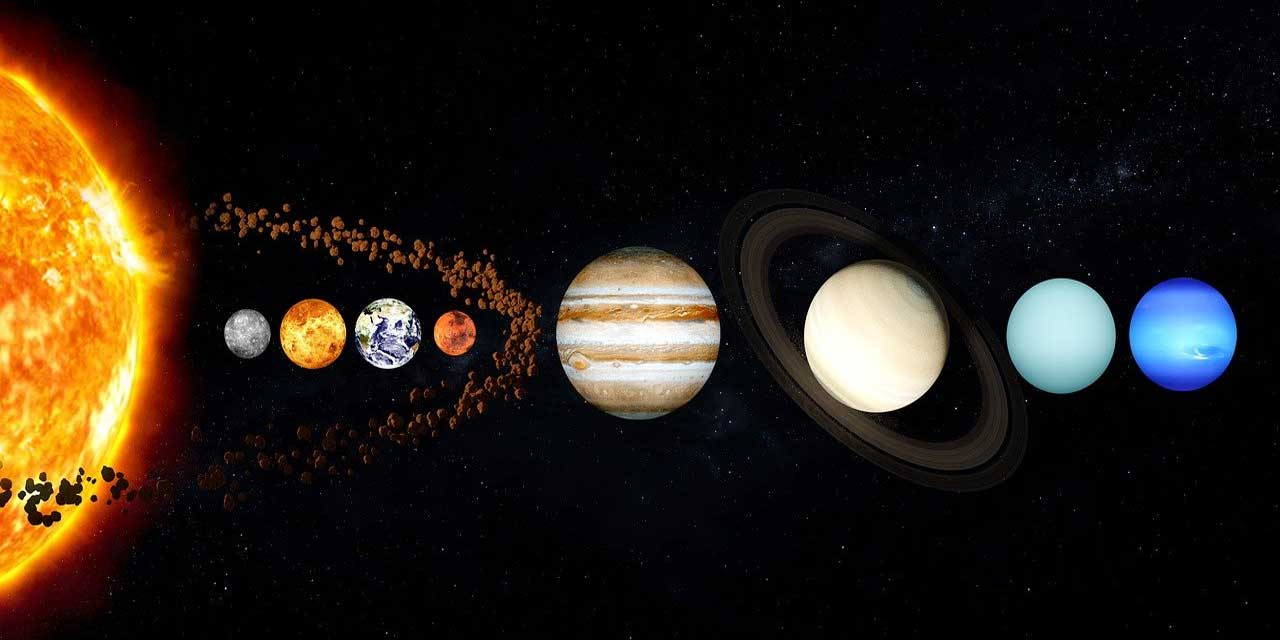
#> input picture taking_section/solar_sys.jpg, 1280 x 640 px
$ python taking_section.py
#> lines starting #> are read from the running program, lines starting #| are printed output that depends on the picture
import cv2
import numpy as np

image = cv2.imread("solar_sys.jpg")
#> image is the input picture: shape (640, 1280, 3); mean B, G, R 22.2, 31.6, 41

#print("size: {}".format(image.shape))  #640,1280

section = image[305:365,425:485] #there is Mars photo in this section
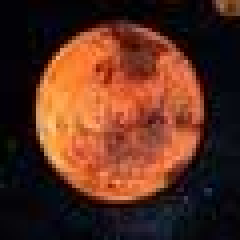
#> section: shape (60, 60, 3) (shown 4 times larger); mean B, G, R 31.9, 46.9, 89.4
#there is a link between below and above code. *image[295:355,420:480,2] = 120
section[ :, :, 2] = 120 #until 255 # to make red, if 0 is written in relevant place, so it will be blue.
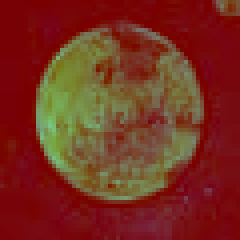
#> section: shape (60, 60, 3) (shown 4 times larger); mean B, G, R 31.9, 46.9, 120
# it will be used more than one, so these will be a combination of color
cv2.imshow("Solay System", image)
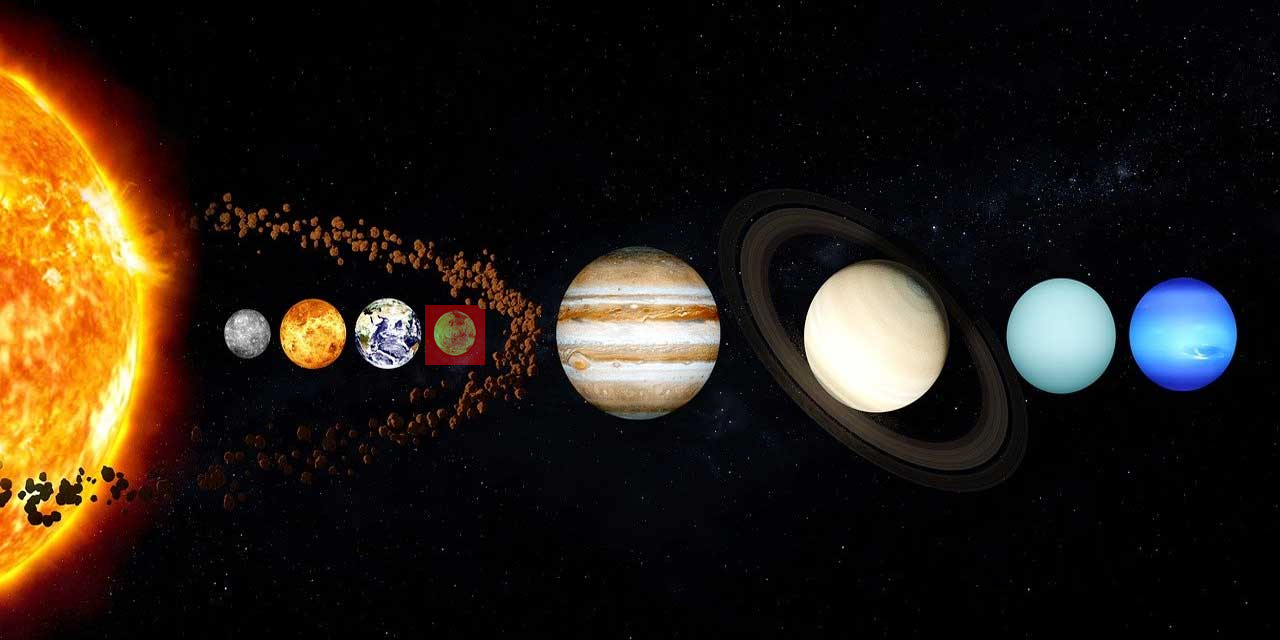
#> window 'Solay System': shape (640, 1280, 3); mean B, G, R 22.2, 31.6, 41.2
cv2.imshow("Mars", section)

cv2.waitKey(0)
cv2.destroyAllWindows()
